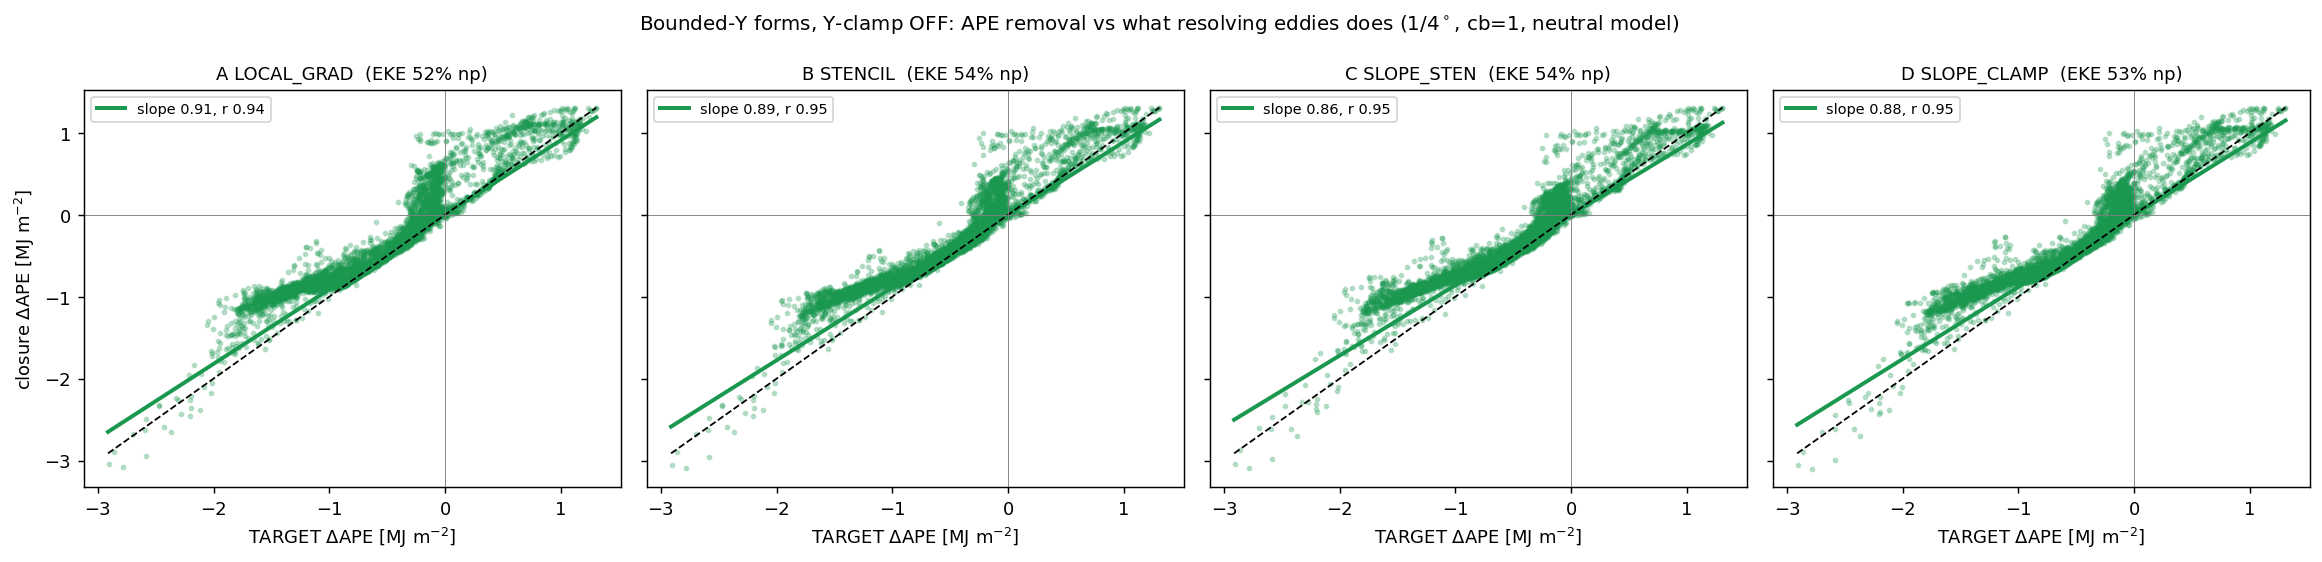

The Python source for this figure:
"""Bounded-Upsilon online matrix (1/4deg channel, cb=1, canonical neutral model, warm-start day 10000):
all four MESO_SFN_UPSILON_FORM options run side by side with the Upsilon-clamp OFF, plus one clamp-ON
rung, against the Jul-16 old-binary pair (clampoff 0.96 / deployment-clamped 0.84).

  Aoff_bnd  LOCAL_GRAD    clamp off  -> control: must reproduce old-binary clampoff (slope ~0.96)
  Boff      STENCIL_GRAD  clamp off  -> output-space bound via divisor floor (KEY QUESTION run)
  Coff      SLOPE_STENCIL clamp off  -> output-space bound via rescale-norm limit, slope inputs
  Bon       STENCIL_GRAD  clamp 15   -> is the safety clamp inert once the divisor is floored?
  Doff      SLOPE_CLAMP   clamp off  -> INPUT-space bound (Perezhogin): slope vector the ANN sees
                                        capped at slope_max. Doff vs Coff = input-vs-output bound.

Metrics per run: APE-removal slope + pattern r vs target (filtered 1/16 truth - no-param), resolved
EKE (ladder convention, % of no-param), ACC, Psi max/min. Same estimator as ape_eke_maps.py."""
import numpy as np, xarray as xr, glob, re
import matplotlib; matplotlib.use("Agg"); import matplotlib.pyplot as plt
exec(open("/home/db194/ANN-momentum-buoyancy-mesoscale/src/training-on-CM2.6/scripts/ape_eke_maps.py").read().split("# --- truth")[0])

RUNS = {  # name -> (subdir, cutoff)
    "old clampoff":  ("tau_0.2_cb_1.0_cu_0.0_clampoff", 11500),
    "old clamped":   ("tau_0.2_cb_1.0_cu_0.0_act_relu", 11500),
    "A LOCAL_GRAD":  ("tau_0.2_cb_1.0_cu_0.0_Aoff_bnd", 11500),
    "B STENCIL":     ("tau_0.2_cb_1.0_cu_0.0_Boff",     11500),
    "B STENCIL+cl":  ("tau_0.2_cb_1.0_cu_0.0_Bon",      11500),
    "C SLOPE_STEN":  ("tau_0.2_cb_1.0_cu_0.0_Coff",     11500),
    "D SLOPE_CLAMP": ("tau_0.2_cb_1.0_cu_0.0_Doff",     11500),
}

# --- target: what resolving eddies does to APE, on the 1/4deg grid ---
e_tr, rho2 = interfaces(TRUTH, 10000)
lat = e_tr[dl(e_tr, "yh")].values; w = np.cos(np.deg2rad(lat))
R = (e_tr * xr.DataArray(w, dims=dl(e_tr, "yh"))).sum(dim=[dl(e_tr, "yh"), dl(e_tr, "xh")]) / (w.sum() * e_tr.sizes[dl(e_tr, "xh")])
drho = np.gradient(rho2)
A_np = ape_map(interfaces(f"{P25}/tau_0.2_cb_0.0_cu_0.0", 4000)[0], R, drho)
target = (ape_map(block(e_tr, 4), R, drho).values - A_np.values) / 1e6

def fit(c):
    t, y = target.ravel(), c.ravel(); m = np.isfinite(t) & np.isfinite(y)
    return np.polyfit(t[m], y[m], 1)[0], np.corrcoef(t[m], y[m])[0, 1]

def snap_files(rd, cut):
    fs = [f for f in glob.glob(f"{rd}/output/prog_*.nc") if re.match(r".*/prog_\d+\.nc$", f)]
    return sorted(f for f in fs if int(f.split("_")[-1].split(".")[0]) >= cut)

def eke(rd, cut):  # resolved EKE, ladder convention: 0.5<var_t(u)+var_t(v)> per snapshot file, averaged
    vals = []
    for f in snap_files(rd, cut):
        ds = xr.open_dataset(f, decode_times=False); u, v = ds["u"], ds["v"]; t = dl(u, "Time")
        vals.append(0.5 * (float(u.var(dim=t).mean()) + float(v.var(dim=t).mean()))); ds.close()
    return np.mean(vals) if vals else np.nan

def acc_psi(rd, cut):
    ws = sorted(int(f.split("_")[-1].split(".")[0]) for f in glob.glob(f"{rd}/output/prog_tmean_*.nc"))
    ws = [f"{w:06d}" for w in ws if w >= cut]
    a = []
    for w in ws:
        uh = xr.open_dataset(f"{rd}/output/prog_tmean_{w}.nc", decode_times=False)["uh"]
        a.append(float((uh.sum(dim=[dl(uh, "zl"), dl(uh, "yh")]) / RHO0 / 1e6).mean()))
    Ps = []
    for w in ws:
        vmo = xr.open_dataset(f"{rd}/output/prog_rho_tmean_{w}.nc", decode_times=False)["vmo"]
        vmo = vmo.mean(dim=dl(vmo, "Time")) if dl(vmo, "Time") else vmo
        Ps.append((vmo.sum(dim=dl(vmo, "xh")) / RHO0 / 1e6).cumsum(dim=dl(vmo, "rho2", "rho", "zl")))
    P = sum(Ps) / len(Ps)
    return np.mean(a), np.std(a), float(P.max()), float(P.min()), len(ws)

e0 = eke(f"{P25}/tau_0.2_cb_0.0_cu_0.0", 4000)
print(f"no-param resolved EKE reference: {e0:.3e}\n")

rows = {}
for nm, (sub, cut) in RUNS.items():
    rd = f"{P25}/{sub}"
    d = (ape_map(interfaces(rd, cut)[0], R, drho).values - A_np.values) / 1e6
    s, r = fit(d)
    a, a_s, pmax, pmin, n = acc_psi(rd, cut)
    rows[nm] = dict(slope=s, r=r, eke=eke(rd, cut), acc=a, acc_s=a_s, pmax=pmax, pmin=pmin, n=n, dmap=d)
    print(f"[{nm}] done (n={n} windows)")

h = f"\n{'run':<15}{'APEslope':>9}{'r':>7}{'EKE%np':>8}{'ACC[Sv]':>16}{'Psi_max':>9}{'Psi_min':>9}"
print(h); print("-" * len(h))
for nm, r in rows.items():
    print(f"{nm:<15}{r['slope']:>9.3f}{r['r']:>7.3f}{r['eke']/e0*100:>7.0f}%"
          f"{r['acc']:>10.4f}+/-{r['acc_s']:.4f}{r['pmax']:>9.2f}{r['pmin']:>9.2f}")

# clamp-inertness check: Bon vs Boff field-level agreement
db = rows["B STENCIL+cl"]["dmap"] - rows["B STENCIL"]["dmap"]
print(f"\nBon-Boff dAPE map: rms {np.nanstd(db):.3f} MJ/m2 (vs target rms {np.nanstd(target):.3f})"
      f" | EKE ratio Bon/Boff = {rows['B STENCIL+cl']['eke']/rows['B STENCIL']['eke']:.3f}")

# scatter figure: all four forms vs target
fig, axes = plt.subplots(1, 4, figsize=(18, 4.4), sharex=True, sharey=True)
t = target.ravel(); xl = np.array([np.nanmin(t), np.nanmax(t)])
for ax, nm in zip(axes, ["A LOCAL_GRAD", "B STENCIL", "C SLOPE_STEN", "D SLOPE_CLAMP"]):
    c = rows[nm]["dmap"].ravel(); m = np.isfinite(t) & np.isfinite(c); step = max(1, t[m].size // 4000)
    ax.scatter(t[m][::step], c[m][::step], s=5, alpha=0.25, color="#1a9850")
    ax.plot(xl, xl * rows[nm]["slope"], color="#1a9850", lw=2.2, label=f"slope {rows[nm]['slope']:.2f}, r {rows[nm]['r']:.2f}")
    ax.plot(xl, xl, "k--", lw=1); ax.axhline(0, color="gray", lw=0.5); ax.axvline(0, color="gray", lw=0.5)
    ax.set_title(f"{nm}  (EKE {rows[nm]['eke']/e0*100:.0f}% np)", fontsize=10)
    ax.set_xlabel("TARGET $\\Delta$APE [MJ m$^{-2}$]"); ax.legend(loc="upper left", fontsize=8)
axes[0].set_ylabel("closure $\\Delta$APE [MJ m$^{-2}$]")
fig.suptitle("Bounded-$\\Upsilon$ forms, $\\Upsilon$-clamp OFF: APE removal vs what resolving eddies does (1/4$^\\circ$, cb=1, neutral model)", fontsize=11)
fig.tight_layout()
png = "/home/db194/ANN-momentum-buoyancy-mesoscale/src/training-on-CM2.6/scripts/bounded_upsilon_matrix.png"
fig.savefig(png, dpi=130, bbox_inches="tight"); print(f"\nwrote {png}")
